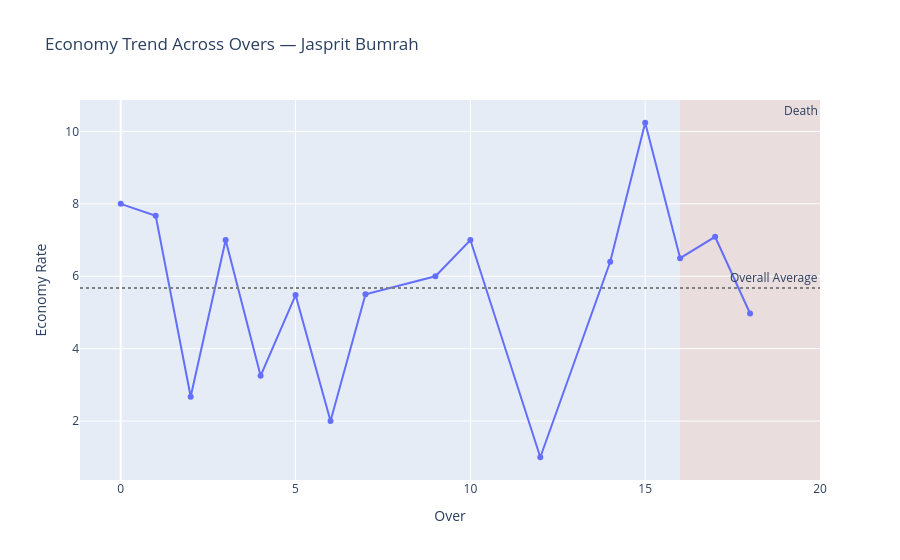

Notebook cell for this chart:
### Code cell
def plot_economy_trend(name):
    et = economy_trend(name)
    if et is None: return
    fig = px.line(et, x='over_int', y='economy', markers=True,
                  title=f"Economy Trend Across Overs — {name}",
                  labels={'over_int':'Over','economy':'Economy Rate'})
    fig.add_hline(y=et['economy'].mean(), line_dash='dot',
                  annotation_text='Overall Average', line_color='gray')
    fig.add_vrect(x0=16, x1=20, fillcolor='lightsalmon', opacity=0.2,
                  layer='below', line_width=0, annotation_text='Death')
    fig.show()
plot_economy_trend('Jasprit Bumrah')

### Figure 1 — Plotly figure (JSON) as saved in the notebook; plotly's stock layout.template omitted (floating-point values rounded to 4 significant figures)
{"data": [{"hovertemplate": "Over=%{x}<br>Economy Rate=%{y}<extra></extra>", "legendgroup": "", "line": {"color": "#636efa", "dash": "solid"}, "marker": {"symbol": "circle"}, "mode": "lines+markers", "name": "", "orientation": "v", "showlegend": false, "type": "scatter", "x": [0, 1, 2, 3, 4, 5, 6, 7, 9, 10, 12, 14, 15, 16, 17, 18], "xaxis": "x", "y": [8.0, 7.67, 2.67, 7.0, 3.25, 5.48, 2.0, 5.5, 6.0, 7.0, 1.0, 6.4, 10.24, 6.5, 7.09, 4.97], "yaxis": "y"}], "layout": {"annotations": [{"showarrow": false, "text": "Overall Average", "x": 1, "xanchor": "right", "xref": "x domain", "y": 5.673, "yanchor": "bottom", "yref": "y"}, {"showarrow": false, "text": "Death", "x": 20, "xanchor": "right", "xref": "x", "y": 1, "yanchor": "top", "yref": "y domain"}], "legend": {"tracegroupgap": 0}, "shapes": [{"line": {"color": "gray", "dash": "dot"}, "type": "line", "x0": 0, "x1": 1, "xref": "x domain", "y0": 5.673, "y1": 5.673, "yref": "y"}, {"fillcolor": "lightsalmon", "layer": "below", "line": {"width": 0}, "opacity": 0.2, "type": "rect", "x0": 16, "x1": 20, "xref": "x", "y0": 0, "y1": 1, "yref": "y domain"}], "title": {"text": "Economy Trend Across Overs — Jasprit Bumrah"}, "xaxis": {"anchor": "y", "domain": [0, 1], "title": {"text": "Over"}}, "yaxis": {"anchor": "x", "domain": [0, 1], "title": {"text": "Economy Rate"}}}}
